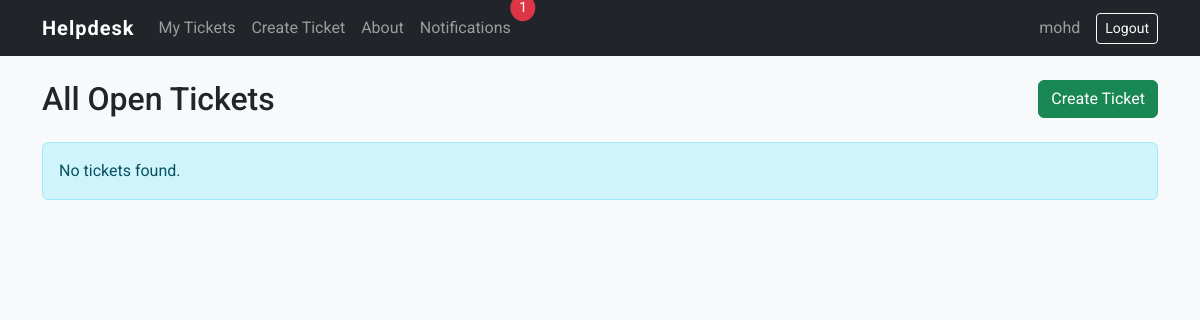
The page /tickets/ (signed in) on the database as committed earlier.
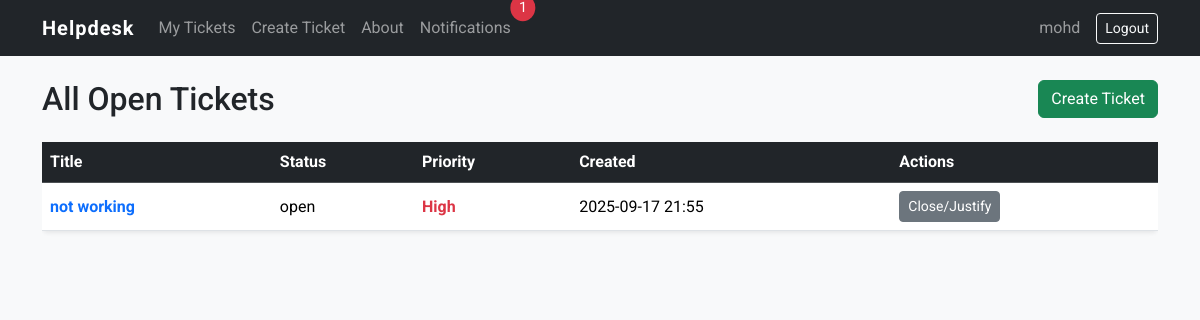
The same page on the database as committed later.
### tickets/models.py (models this page shows, shortened)
class MyUser(AbstractUser):
    ROLE_CHOICES = [
        ('staff', 'Staff'),
        ('helper', 'Helper'),
    ]
    GENDER_CHOICES = [
        ('male', 'Male'),
        ('female', 'Female'),
    ]
    role = models.CharField(max_length=20, choices=ROLE_CHOICES, default='staff')
    gender = models.CharField(max_length=10, choices=GENDER_CHOICES, default='male')
    birth_date = models.DateField(null=True, blank=True)

class Ticket(models.Model):
    STATUS_CHOICES = [
        ('open', 'Open'),
        ('in_progress', 'In Progress'),
        ('resolved', 'Resolved'),
        ('closed', 'Closed'),
    ]
    PRIORITY_CHOICES = [
        ('high', 'High'),
        ('medium', 'Medium'),
        ('low', 'Low'),
    ]
    title = models.CharField(max_length=200)
    description = models.TextField()
    status = models.CharField(max_length=20, choices=STATUS_CHOICES, default='open')
    priority = models.CharField(max_length=10, choices=PRIORITY_CHOICES, default='medium')
    created_at = models.DateTimeField(auto_now_add=True)
    updated_at = models.DateTimeField(auto_now=True)
    created_by = models.ForeignKey(settings.AUTH_USER_MODEL, on_delete=models.CASCADE, related_name='tickets')
    category = models.ForeignKey(Category, on_delete=models.SET_NULL, null=True, related_name='tickets')
    justification = models.TextField(blank=True, null=True)
    rating = models.PositiveSmallIntegerField(blank=True, null=True)

### tickets/views.py (the view)
# urls.py: path('', views.ticket_list, name='ticket_list'),
@login_required
def ticket_list(request):
    user = request.user
    if hasattr(user, 'role') and user.role == 'helper':
        priority_order = models.Case(
            models.When(priority='high', then=0),
            models.When(priority='medium', then=1),
            models.When(priority='low', then=2),
            output_field=models.IntegerField(),
        )
        tickets = Ticket.objects.filter(status__in=['open', 'in_progress']).order_by(priority_order, '-created_at')
    else:
        tickets = Ticket.objects.filter(created_by=user).exclude(status='closed').order_by('-created_at')
    unread_count = user.notifications.filter(is_read=False).count()
    return render(request, 'tickets/ticket_list.html', {'tickets': tickets, 'unread_count': unread_count})

### tickets/templates/tickets/ticket_list.html
{% extends 'tickets/base.html' %}
{% block content %}
<div class="d-flex justify-content-between align-items-center mb-4">
  <h2 class="mb-0">{% if user.role == 'helper' %}All Open Tickets{% else %}My Tickets{% endif %}</h2>
  <a href="{% url 'tickets:ticket_create' %}" class="btn btn-success">Create Ticket</a>
</div>
{% if tickets %}
  <div class="table-responsive">
    <table class="table table-hover align-middle bg-white rounded shadow-sm">
      <thead class="table-dark">
        <tr>
          <th>Title</th>
          <th>Status</th>
          <th>Priority</th>
          <th>Created</th>
          <th>Actions</th>
        </tr>
      </thead>
      <tbody>
        {% for ticket in tickets %}
        <tr>
          <td><a href="{% url 'tickets:ticket_detail' ticket.pk %}" class="fw-bold text-decoration-none">{{ ticket.title }}</a></td>
          <td>{{ ticket.status }}</td>
          <td>
            <span class="priority-{{ ticket.priority|lower }}">{{ ticket.get_priority_display }}</span>
          </td>
          <td>{{ ticket.created_at|date:"Y-m-d H:i" }}</td>
          <td>
            {% if user.role == 'staff' and ticket.created_by == user %}
              <a href="{% url 'tickets:ticket_update' ticket.pk %}" class="btn btn-sm btn-primary">Edit</a>
              <a href="{% url 'tickets:ticket_delete' ticket.pk %}" class="btn btn-sm btn-danger">Delete</a>
            {% elif user.role == 'helper' %}
              <a href="{% url 'tickets:ticket_update' ticket.pk %}" class="btn btn-sm btn-secondary">Close/Justify</a>
            {% endif %}
          </td>
        </tr>
        {% endfor %}
      </tbody>
    </table>
  </div>
{% else %}
  <div class="alert alert-info">No tickets found.</div>
{% endif %}
{% endblock %}

### tickets/templates/tickets/base.html (shortened to what this page needs)
<!DOCTYPE html>
<html lang="en">
<head>
    <link href="https://cdn.jsdelivr.net/npm/bootstrap@5.3.2/dist/css/bootstrap.min.css" rel="stylesheet">
</head>
<body>
    <nav class="navbar navbar-expand-lg navbar-dark bg-dark">
      <div class="container">
        <a class="navbar-brand" href="{% url 'home' %}">Helpdesk</a>
        <div class="collapse navbar-collapse" id="navbarNav">
          <ul class="navbar-nav me-auto mb-2 mb-lg-0">
            <li class="nav-item"><a class="nav-link" href="{% url 'tickets:ticket_list' %}">My Tickets</a></li>
            <li class="nav-item"><a class="nav-link" href="{% url 'tickets:ticket_create' %}">Create Ticket</a></li>
            <li class="nav-item"><a class="nav-link" href="{% url 'about' %}">About</a></li>
            <li class="nav-item"><a class="nav-link position-relative" href="{% url 'tickets:notifications' %}">Notifications{% if unread_count %} <span class="notif-count position-absolute top-0 start-100 translate-middle">{{ unread_count }}</span>{% endif %}</a></li>
          </ul>
          <ul class="navbar-nav mb-2 mb-lg-0">
            {% if user.is_authenticated %}
              <li class="nav-item"><a class="nav-link" href="{% url 'tickets:profile' %}">{{ user.username }}</a></li>
              <li class="nav-item d-flex align-items-center">
                <form id="logout-form" method="post" action="{% url 'logout' %}" class="mb-0 ms-2">
                  <button type="submit" class="btn btn-outline-light btn-sm">Logout</button>
                </form>
              </li>
            {% else %}
              <li class="nav-item"><a class="nav-link" href="{% url 'home' %}">Login</a></li>
              <li class="nav-item"><a class="nav-link" href="{% url 'signup' %}">Sign Up</a></li>
            {% endif %}
          </ul>
        </div>
      </div>
    </nav>
    <div class="container py-4">
        {% block content %}{% endblock %}
    </div>
</body>
</html>
  </body>
</html>

### tickets/templates/tickets/base.html (style rules this page uses)
body { font-family: 'Roboto', sans-serif; background: #f8f9fa; }
.navbar-brand { font-weight: bold; letter-spacing: 1px; }
.notif-count { background: #dc3545; color: #fff; border-radius: 50%; padding: 0.2em 0.6em; font-size: 0.9em; margin-left: 0.3em; }
.priority-high { color: #dc3545; font-weight: bold; }

Rows that differ between the two databases and show on the page:
added Ticket: title "not working", status "open", priority "High", created_at "2025-09-17 21:55"
Other text that changed with them:
text no longer shown: "No tickets found."
text now shown: "Title Status Priority Created Actions"
